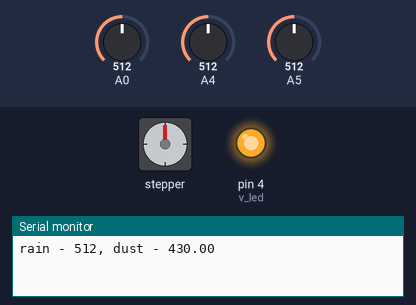
Simulated run of this sketch. Board: Arduino Uno, built with avr-gcc and run on an emulated ATmega328P. On the bench: stepper motor, output pins drawn as LEDs (lit = HIGH), the last lines printed to the serial monitor. Inputs (shaded band) come from the test bench; at power-on: A0 = 512, A4 = 512, A5 = 512. Stepper angles assume 2048 steps per turn.

Above: at 0.15 s.
At 1.09 s:
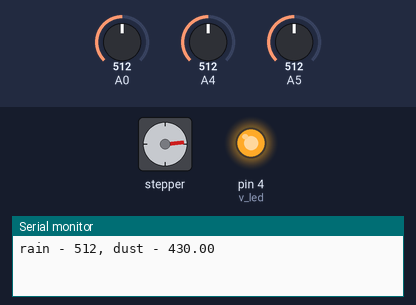
At 2.03 s:
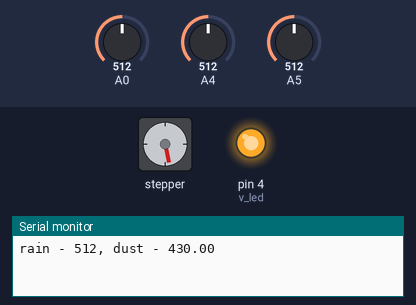
At 4.1 s:
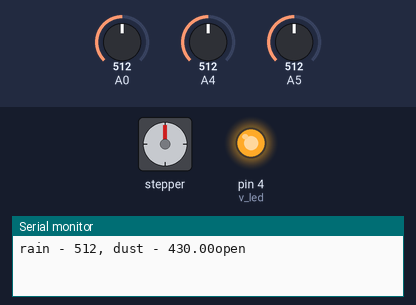
Timing chart, 0 to 5.6 s (numbered marks = the images above):
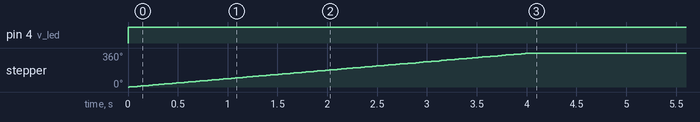

The sketch:

Test.ino
```cpp
#define no_dust 0.35 // 초기값

#include <Stepper.h>
const int stepvalue=2048;
Stepper stepper(stepvalue, 8, 6, 7, 5); // stepper객체 설정
// 연결 핀 : IN4, IN2, IN3, IN1

int v_led=4; // 미세먼지 검출 led D4

int state=0, now_state=0; // 창문이 닫혀있으면 0, 열려있으면 1

void setup()
{
  pinMode(v_led, OUTPUT);
  stepper.setSpeed(15); // 모터 속도
  Serial.begin(9600); // 시리얼 통신 시작
}

void loop()
{
  digitalWrite(v_led, LOW);
  delayMicroseconds(280);
  float vo_value = analogRead(A5); // 미세먼지 데이터 읽기 (A5)
  delayMicroseconds(40);
  digitalWrite(v_led, HIGH);
  delayMicroseconds(9680);

  float dust = get_dust_density(get_voltage(vo_value)); // 아날로그 값을 미세먼지 농도로 변환
  int rain_value = analogRead(A4); // 빗방울 데이터 읽기 (A4)

  Serial.print("rain - ");
  Serial.print(rain_value);
  Serial.print(", dust - ");
  Serial.print(dust);

  if(dust > 400 || rain_value < 500) state=1; // 하나라도 감지 되는 순간, state에 1대입

  if(now_state==1) { // 창문이 열려 있을때만 - 5초간 데이터 측정
    float dust_sum=0;
    int rain_sum=0;

    for(int i=0; i<10; i++) { // 10번 데이터 측정
      rain_value = analogRead(A0);
      rain_sum += rain_value; // 0.5동안 읽어온 데이터를 10번 저장

      digitalWrite(v_led, LOW);
      delayMicroseconds(280);
      float vo_value = analogRead(A5); // 미세먼지 데이터 읽기
      delayMicroseconds(40);
      digitalWrite(v_led, HIGH);
      delayMicroseconds(9680);
      float dust = get_dust_density(get_voltage(vo_value));
      dust_sum += dust;

      delay(500);
    }
    rain_sum/=10; // 평균값 구하기
    dust_sum/=10;
    if(rain_sum > 900 && dust_sum < 200) { // 5초가 측정한 데이터가 기준에 맞으면 state에 0대입
      state=0;
      Serial.println("The weather is fine for 5 seconds");
    }
  }

  if(state != now_state) { // 상태가 바뀌었을 때
    if(state==1) { // 창문을 열기 위해서 시계 방향으로 회전
      stepper.step(stepvalue);
      Serial.println("open");
    }
    else { // 창문을 닫기 위해서 반시계 방향으로 회전
      stepper.step(-stepvalue);
      Serial.println("close");
    }
    delay(1000);
  }
  now_state = state;
  delay(500);
}

float get_voltage(float value)
{
 // 아날로그 값을 전압 값으로 바꿈
 float V= value * 5.0 / 1024;
 return V;
}

float get_dust_density(float voltage)
{
 // 데이터 시트에 있는 미세 먼지 농도(ug) 공식 기준
 float dust=(voltage-no_dust) / 0.005;
 return dust;
}
```

Measured:
- by itself, pin 4 (v_led): LOW → HIGH at 0.00 s
- by itself, stepper: turns 360° clockwise in 4.0 s
